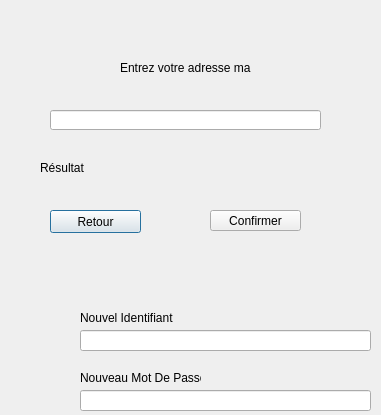
<?xml version="1.0" encoding="UTF-8"?>
<ui version="4.0">
 <class>forgotpassword</class>
 <widget class="QDialog" name="forgotpassword">
  <property name="geometry">
   <rect>
    <x>0</x>
    <y>0</y>
    <width>381</width>
    <height>415</height>
   </rect>
  </property>
  <property name="windowTitle">
   <string>Dialog</string>
  </property>
  <widget class="QLabel" name="label_Titre">
   <property name="geometry">
    <rect>
     <x>120</x>
     <y>60</y>
     <width>131</width>
     <height>16</height>
    </rect>
   </property>
   <property name="text">
    <string>Entrez votre adresse mail</string>
   </property>
  </widget>
  <widget class="QLineEdit" name="lineEdit_Identifiant">
   <property name="geometry">
    <rect>
     <x>80</x>
     <y>330</y>
     <width>291</width>
     <height>21</height>
    </rect>
   </property>
  </widget>
  <widget class="QLineEdit" name="lineEdit_2">
   <property name="geometry">
    <rect>
     <x>80</x>
     <y>390</y>
     <width>291</width>
     <height>21</height>
    </rect>
   </property>
  </widget>
  <widget class="QLabel" name="label_id">
   <property name="geometry">
    <rect>
     <x>80</x>
     <y>310</y>
     <width>101</width>
     <height>16</height>
    </rect>
   </property>
   <property name="text">
    <string>Nouvel Identifiant</string>
   </property>
  </widget>
  <widget class="QLabel" name="label_mdp">
   <property name="geometry">
    <rect>
     <x>80</x>
     <y>370</y>
     <width>121</width>
     <height>16</height>
    </rect>
   </property>
   <property name="text">
    <string>Nouveau Mot De Passe</string>
   </property>
  </widget>
  <widget class="QPushButton" name="pushButton_Retour">
   <property name="geometry">
    <rect>
     <x>50</x>
     <y>210</y>
     <width>91</width>
     <height>23</height>
    </rect>
   </property>
   <property name="text">
    <string>Retour</string>
   </property>
  </widget>
  <widget class="QPushButton" name="pushButton_Confirmer">
   <property name="geometry">
    <rect>
     <x>210</x>
     <y>210</y>
     <width>91</width>
     <height>21</height>
    </rect>
   </property>
   <property name="text">
    <string>Confirmer</string>
   </property>
  </widget>
  <widget class="QLabel" name="label_Message">
   <property name="geometry">
    <rect>
     <x>40</x>
     <y>160</y>
     <width>221</width>
     <height>16</height>
    </rect>
   </property>
   <property name="text">
    <string>Résultat</string>
   </property>
  </widget>
  <widget class="QLineEdit" name="lineEdit_Mail">
   <property name="geometry">
    <rect>
     <x>50</x>
     <y>110</y>
     <width>271</width>
     <height>20</height>
    </rect>
   </property>
  </widget>
 </widget>
 <resources/>
 <connections/>
</ui>
